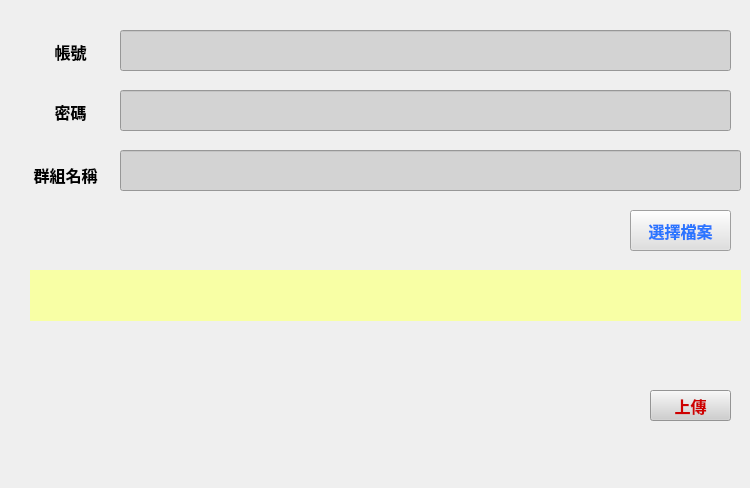
<?xml version="1.0" encoding="UTF-8"?>
<ui version="4.0">
 <class>skypeUploader</class>
 <widget class="QWidget" name="skypeUploader">
  <property name="geometry">
   <rect>
    <x>0</x>
    <y>0</y>
    <width>750</width>
    <height>488</height>
   </rect>
  </property>
  <property name="windowTitle">
   <string>Form</string>
  </property>
  <widget class="QLabel" name="label">
   <property name="geometry">
    <rect>
     <x>40</x>
     <y>40</y>
     <width>61</width>
     <height>21</height>
    </rect>
   </property>
   <property name="text">
    <string>&lt;html&gt;&lt;head/&gt;&lt;body&gt;&lt;p align=&quot;center&quot;&gt;&lt;span style=&quot; font-size:12pt; font-weight:600;&quot;&gt;帳號&lt;/span&gt;&lt;/p&gt;&lt;/body&gt;&lt;/html&gt;</string>
   </property>
  </widget>
  <widget class="QLabel" name="label_2">
   <property name="geometry">
    <rect>
     <x>40</x>
     <y>100</y>
     <width>61</width>
     <height>21</height>
    </rect>
   </property>
   <property name="text">
    <string>&lt;html&gt;&lt;head/&gt;&lt;body&gt;&lt;p align=&quot;center&quot;&gt;&lt;span style=&quot; font-size:12pt; font-weight:600;&quot;&gt;密碼&lt;/span&gt;&lt;/p&gt;&lt;/body&gt;&lt;/html&gt;</string>
   </property>
  </widget>
  <widget class="QLineEdit" name="leAccount">
   <property name="geometry">
    <rect>
     <x>120</x>
     <y>30</y>
     <width>611</width>
     <height>41</height>
    </rect>
   </property>
   <property name="font">
    <font>
     <family>微軟正黑體</family>
     <pointsize>11</pointsize>
     <weight>75</weight>
     <bold>true</bold>
    </font>
   </property>
   <property name="styleSheet">
    <string notr="true">background-color: rgb(211, 211, 211);</string>
   </property>
  </widget>
  <widget class="QLineEdit" name="lePassword">
   <property name="geometry">
    <rect>
     <x>120</x>
     <y>90</y>
     <width>611</width>
     <height>41</height>
    </rect>
   </property>
   <property name="styleSheet">
    <string notr="true">background-color: rgb(211, 211, 211);</string>
   </property>
  </widget>
  <widget class="QLabel" name="label_3">
   <property name="geometry">
    <rect>
     <x>20</x>
     <y>160</y>
     <width>91</width>
     <height>31</height>
    </rect>
   </property>
   <property name="text">
    <string>&lt;html&gt;&lt;head/&gt;&lt;body&gt;&lt;p align=&quot;center&quot;&gt;&lt;span style=&quot; font-size:12pt; font-weight:600;&quot;&gt;群組名稱&lt;/span&gt;&lt;/p&gt;&lt;/body&gt;&lt;/html&gt;</string>
   </property>
  </widget>
  <widget class="QLineEdit" name="leChatName">
   <property name="geometry">
    <rect>
     <x>120</x>
     <y>150</y>
     <width>621</width>
     <height>41</height>
    </rect>
   </property>
   <property name="font">
    <font>
     <family>微軟正黑體</family>
     <pointsize>11</pointsize>
     <weight>75</weight>
     <bold>true</bold>
    </font>
   </property>
   <property name="styleSheet">
    <string notr="true">background-color: rgb(211, 211, 211);</string>
   </property>
  </widget>
  <widget class="QPushButton" name="pbSelectFile">
   <property name="geometry">
    <rect>
     <x>630</x>
     <y>210</y>
     <width>101</width>
     <height>41</height>
    </rect>
   </property>
   <property name="font">
    <font>
     <family>微軟正黑體</family>
     <pointsize>12</pointsize>
     <weight>75</weight>
     <bold>true</bold>
    </font>
   </property>
   <property name="styleSheet">
    <string notr="true">color: rgb(42, 117, 255);
background-color: rgb(223, 223, 223);</string>
   </property>
   <property name="text">
    <string>選擇檔案</string>
   </property>
  </widget>
  <widget class="QLabel" name="lbFileChosen">
   <property name="geometry">
    <rect>
     <x>30</x>
     <y>270</y>
     <width>711</width>
     <height>51</height>
    </rect>
   </property>
   <property name="font">
    <font>
     <family>微軟正黑體</family>
     <pointsize>12</pointsize>
     <weight>75</weight>
     <bold>true</bold>
    </font>
   </property>
   <property name="styleSheet">
    <string notr="true">background-color: rgb(248, 255, 165);</string>
   </property>
   <property name="text">
    <string/>
   </property>
  </widget>
  <widget class="QPushButton" name="pbUpload">
   <property name="geometry">
    <rect>
     <x>650</x>
     <y>390</y>
     <width>81</width>
     <height>31</height>
    </rect>
   </property>
   <property name="font">
    <font>
     <family>微軟正黑體</family>
     <pointsize>12</pointsize>
     <weight>75</weight>
     <bold>true</bold>
    </font>
   </property>
   <property name="styleSheet">
    <string notr="true">color: rgb(206, 0, 0);
background-color: rgb(207, 207, 207);</string>
   </property>
   <property name="text">
    <string>上傳</string>
   </property>
  </widget>
  <widget class="QLabel" name="lbStatus">
   <property name="geometry">
    <rect>
     <x>20</x>
     <y>350</y>
     <width>611</width>
     <height>111</height>
    </rect>
   </property>
   <property name="font">
    <font>
     <family>微軟正黑體</family>
     <pointsize>11</pointsize>
     <weight>75</weight>
     <bold>true</bold>
     <underline>true</underline>
    </font>
   </property>
   <property name="styleSheet">
    <string notr="true">color: rgb(255, 0, 0);</string>
   </property>
   <property name="text">
    <string>&lt;html&gt;&lt;head/&gt;&lt;body&gt;&lt;p&gt;&lt;span style=&quot; font-size:11pt;&quot;&gt;&lt;br/&gt;&lt;/span&gt;&lt;/p&gt;&lt;/body&gt;&lt;/html&gt;</string>
   </property>
   <property name="wordWrap">
    <bool>true</bool>
   </property>
  </widget>
 </widget>
 <resources/>
 <connections/>
</ui>
